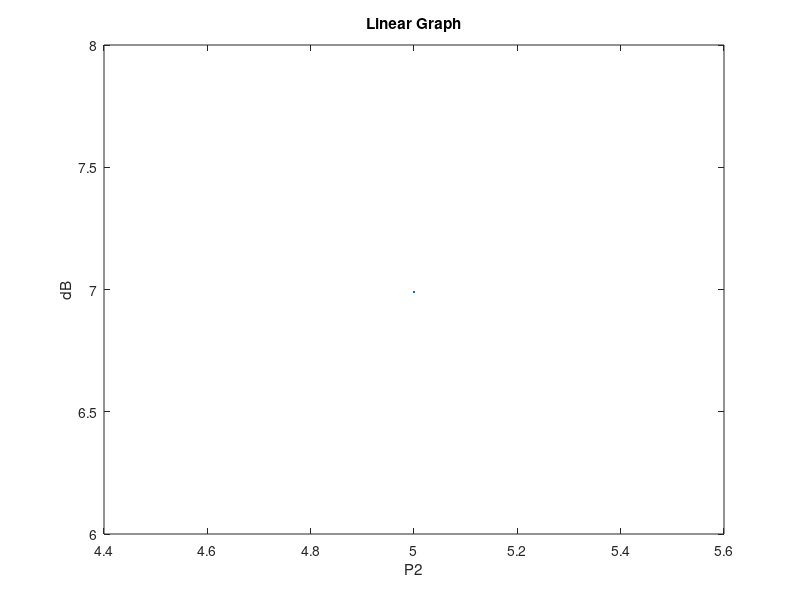
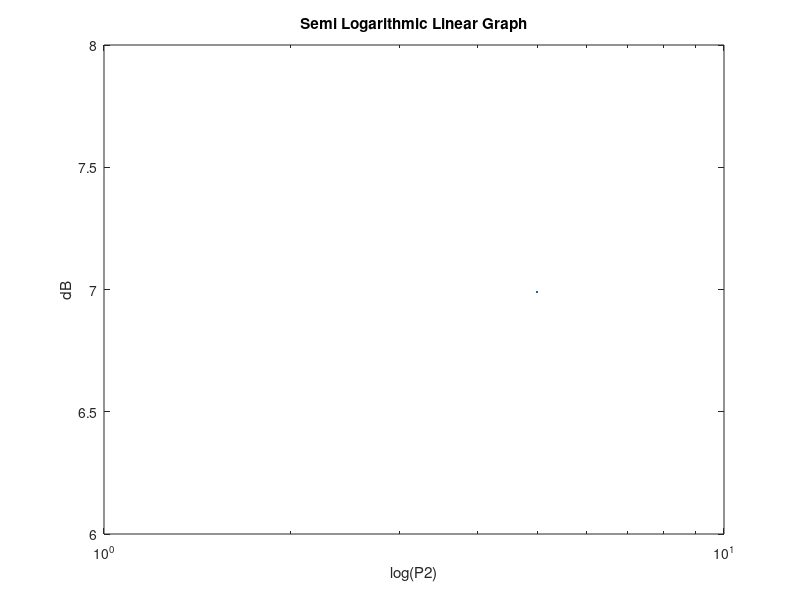

Write MATLAB code to recreate these figures, in order.
clc;
clear all;
close all;

s = "Enter value of P1:";
P1 = input(s);

s = "Enter value of P2:";
P2 = input(s);

dB = 10 * log10(P2/P1)


s = "Enter value of P2 in Array:";
P2a = input(s);

dBa = 10 * log10(P2a)

plot(P2a,dBa)
title("Linear Graph")
xlabel('P2')
ylabel('dB')

figure
semilogx(P2a,dBa)
title("Semi Logarithmic Linear Graph")
xlabel('log(P2)')
ylabel('dB')